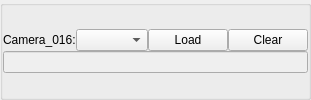
                          <widget class="QGroupBox" name="camera_index_groupBox_16">
                           <property name="title">
                            <string/>
                           </property>
                           <layout class="QGridLayout" name="gridLayout_19">
                            <property name="leftMargin">
                             <number>0</number>
                            </property>
                            <property name="topMargin">
                             <number>0</number>
                            </property>
                            <property name="rightMargin">
                             <number>0</number>
                            </property>
                            <property name="bottomMargin">
                             <number>0</number>
                            </property>
                            <property name="spacing">
                             <number>0</number>
                            </property>
                            <item row="0" column="0">
                             <layout class="QVBoxLayout" name="verticalLayout_21">
                              <item>
                               <layout class="QHBoxLayout" name="horizontalLayout_35" stretch="0,1,0,0">
                                <item>
                                 <widget class="QLabel" name="camera_index_label_16">
                                  <property name="text">
                                   <string>Camera_016:</string>
                                  </property>
                                 </widget>
                                </item>
                                <item>
                                 <widget class="QComboBox" name="camera_index_comboBox_16"/>
                                </item>
                                <item>
                                 <widget class="QPushButton" name="camera_index_pushButton_16">
                                  <property name="text">
                                   <string>Load</string>
                                  </property>
                                 </widget>
                                </item>
                                <item>
                                 <widget class="QPushButton" name="camera_index_clear_pushButton_16">
                                  <property name="text">
                                   <string>Clear</string>
                                  </property>
                                 </widget>
                                </item>
                               </layout>
                              </item>
                              <item>
                               <layout class="QHBoxLayout" name="horizontalLayout_36">
                                <item>
                                 <widget class="QLineEdit" name="camera_index_lineEdit_16">
                                  <property name="enabled">
                                   <bool>false</bool>
                                  </property>
                                 </widget>
                                </item>
                               </layout>
                              </item>
                             </layout>
                            </item>
                           </layout>
                          </widget>
